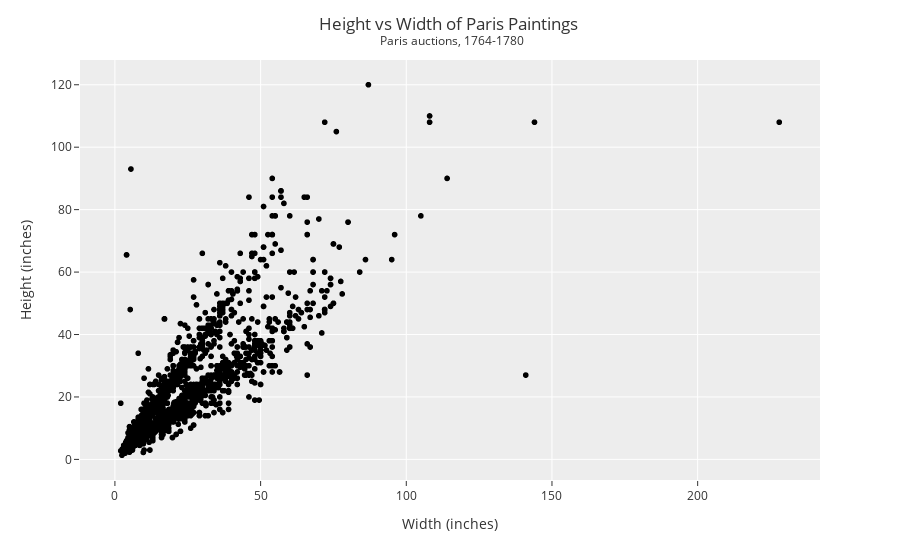

The notebook cell this image was saved under:
### Code cell
# Update the types - these should be floats
DF['Height_in'] = DF['Height_in'].apply(lambda x: float(x))
DF['Width_in'] = DF['Width_in'].apply(lambda x: float(x))

fig = px.scatter(DF,x='Width_in',y="Height_in",color_discrete_sequence=['black'])

fig.update_layout(template="ggplot2",
                  title='Height vs Width of Paris Paintings <br><sup> Paris auctions, 1764-1780</sup>',
                  title_x=0.5,
                  xaxis_title="Width (inches)",
                  yaxis_title="Height (inches)")

fig.show()

### Figure 1 — Plotly figure (JSON) as saved in the notebook; plotly's stock layout.template omitted (floating-point values rounded to 4 significant figures; data arrays with more than 128 entries replaced by an {"elided": "..."} marker saying what was removed)
{"data": [{"hovertemplate": "Width_in=%{x}<br>Height_in=%{y}<extra></extra>", "legendgroup": "", "marker": {"color": "black", "symbol": "circle"}, "mode": "markers", "name": "", "showlegend": false, "type": "scattergl", "x": {"elided": "3393 float values"}, "xaxis": "x", "y": {"elided": "3393 float values"}, "yaxis": "y"}], "layout": {"autosize": true, "legend": {"tracegroupgap": 0}, "margin": {"t": 60}, "title": {"text": "Height vs Width of Paris Paintings <br><sup> Paris auctions, 1764-1780</sup>", "x": 0.5}, "xaxis": {"anchor": "y", "autorange": true, "domain": [0, 1], "range": [-12.34, 242.3], "title": {"text": "Width (inches)"}, "type": "linear"}, "yaxis": {"anchor": "x", "autorange": true, "domain": [0, 1], "range": [-7.858, 129.2], "title": {"text": "Height (inches)"}, "type": "linear"}}}
